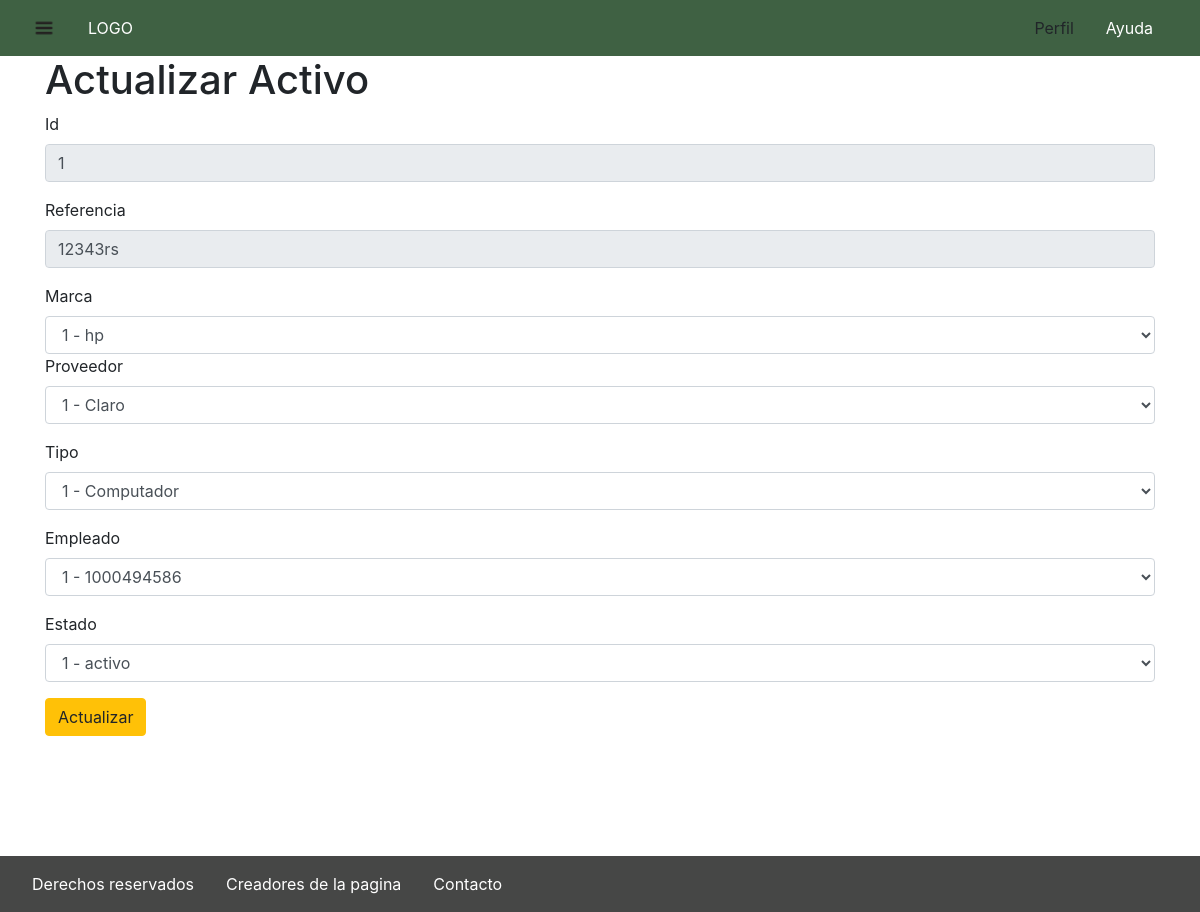
Page /index.php?cl=activos&me=actualizarActivo&Id=1 (signed in) on the committed database.
### tables this page shows
CREATE TABLE `activo` (
  `id_activo` int(11) NOT NULL,
  `referencia_activo` varchar(20) DEFAULT NULL,
  `id_marca` int(11) DEFAULT NULL,
  `id_proveedor` int(11) DEFAULT NULL,
  `id_tipo_activo` int(11) DEFAULT NULL,
  `id_empleado` int(11) DEFAULT NULL,
  `id_estado` int(11) DEFAULT NULL,
  `cantidad` int(11) DEFAULT 0
);

### lib/templates.php (called while the page is built)
<?php
include 'templates/header.php';
include 'templates/aside.php';
include 'templates/'.$this->view.'.php';
include 'templates/footer.php';
?>

### controller/activos.php (called while the page is built, shortened)
<?php
class activos extends Controller{
    function __construct()
    {
        $this->factoryModel=new factoryModel();
    }
    function actualizarActivo(){
        $this->title="Actualizar Activo";
        if ($_GET['Id']){
            $filtros=['id_activo'=>$_GET['Id']];
            $this->model->index_($filtros);
            $activo=$this->model->data;
            $this->model->select_($filtros);
            $activo_select=$this->model->data;
            $marca=$this->factoryModel->validateModel("marca");
            $marca->select_("");
            $proveedor=$this->factoryModel->validateModel("proveedor");
            $proveedor->select_("");
            $tipo_activo=$this->factoryModel->validateModel("tipo_activo");
            $tipo_activo->select_("");
            $empleado=$this->factoryModel->validateModel("empleado");
            $empleado->select_("");
            $estado=$this->factoryModel->validateModel("estado");
            $estado->select_("");
            $opciones=array(
                'marca'=>$marca->data,
                'proveedor'=>$proveedor->data,
                'tipo_activo'=>$tipo_activo->data,
                'empleado'=>$empleado->data,
                'estado'=>$estado->data
            );
            $datos=array(
                'datos'=>$activo,
                'datos_select'=>$activo_select,
                'opciones'=>$opciones
            );
        }
        include 'lib/templates.php';
    }
}
?>

### lib/controller.php (called while the page is built, shortened)
<?php
class Controller {
    public function __construct($model)
    {
        $this->model=new $model;
    }
}
?>

### lib/conn.php (called while the page is built, shortened)
<?php
class conn extends constantes{
    protected $dbo;
    function __construct()
    {
        try {
            $this->dsn = "mysql:host=" . $this->HOST_LOCAL . ";dbname=" . $this->DBNAME;
            $options = array(
                PDO::ATTR_ERRMODE => PDO::ERRMODE_EXCEPTION,
                PDO::ATTR_DEFAULT_FETCH_MODE => PDO::FETCH_ASSOC,
                PDO::ATTR_PERSISTENT=>true
            );
            $this->dbo = new PDO($this->dsn, $this->USER_LOCAL, $this->PASSWORD_LOCAL, $options);
        } catch (PDOException $e) {
            $this->messageError = $e->getMessage();
            ob_start();
            include "templates/error.php";
            $this->vistaError = ob_get_clean();
        }
    }
    public function prepararSentencia($sqlquery, $filtros)
    {
        try {
            $this->stmt = $this->dbo->prepare($sqlquery);
            if ($filtros) {
                foreach ($filtros as $key => $value) {
                    if (!empty($value)) {
                        if (is_numeric($value)) {
                            $this->stmt->bindValue(':' . $key, $value, PDO::PARAM_INT);
                            continue;
                        }
                    }
                }
            }
            $this->stmt->execute();
        } catch (PDOException $e) {
            $this->messageError = $e->getMessage();
            ob_start();
            include "templates/error.php";
            $this->vistaError = ob_get_clean();
        }
    }
}

### lib/model.php (called while the page is built, shortened)
<?php
class model extends conn implements iadministracion{
public function select($query,$filtros){
    $formatear=new formatearConsulta();
        $query.=$formatear->select($filtros);
        $this->prepararSentencia($query,$filtros);
         if($this->stmt){
            $this->data=$this->stmt->fetchAll();
        }
}
}
?>

### model/activos.php (called while the page is built, shortened)
<?php
class activo_m extends model {
    public function select_($filtros){
        $query="SELECT id_activo as 'Id', referencia_activo as 'Referencia',m.nombre_marca as 'Marca',p.nombreContacto_proveedor as 'Contacto de Proveedor',ta.nombre_tipo_activo as 'Tipo',e.documento_empleado as 'Empleado',es.nombre_estado as 'Estado',cantidad as 'Cantidad' FROM activo a";
        $query.=" LEFT JOIN marca m ON m.id_marca=a.id_marca";
        $query.=" LEFT JOIN proveedor p ON p.id_proveedor=a.id_proveedor";
        $query.=" LEFT JOIN tipo_activo ta ON ta.id_tipo_activo=a.id_tipo_activo";
        $query.=" LEFT JOIN empleado e ON e.id_empleado=a.id_empleado";
        $query.=" LEFT JOIN estado es ON es.id_estado=a.id_estado";
        $this->select($query,$filtros);
        }
        public function index_($filtros){
            $query="SELECT * FROM activo a";
        $this->select($query,$filtros);
        }
}
?>

### lib/factoryModel.php (called while the page is built, shortened)
<?php
class factoryModel{
    function validateModel($model):model
    {
        switch ($model) {
            case 'tipo_activo':
                return new tipo_activo_m;
                break;
            case 'proveedor':
                return new proveedor_m;
                break;
            case 'marca':
                return new marca_m;
                break;
            case 'empleado':
                return new empleado_m;
                break;
            case 'estado':
                return new estad_m;
                break;
        }
    }
}
?>

### model/marca.php (called while the page is built, shortened)
<?php
    class marca_m extends model{
        function select_($filtros){
            $query="SELECT id_marca	 as 'Id', codigo_marca as 'Codigo',nombre_marca as 'Nombre' FROM marca ";
            $this->select($query,$filtros);
        }
    }
?>

### model/proveedor.php (called while the page is built, shortened)
<?php
    class proveedor_m extends model{
        function select_($filtros){
            $query="SELECT id_proveedor as 'Id',	codigo_proveedor as 'Codigo',	nombreContacto_proveedor as 'Nombre de Contacto',	correo_proveedor as 'Correo',	telefono_proveedor  as 'Telefono' FROM proveedor ";
            $this->select($query,$filtros);
        }
    }
?>

### model/tipo_activo.php (called while the page is built, shortened)
<?php
class tipo_activo_m extends model{
    function select_($filtros){
        $query="SELECT id_tipo_activo as 'Id',code_tipo_activo as 'Codigo',	nombre_tipo_activo  as 'Nombre' FROM tipo_activo";
        $this->select($query,$filtros);
        }
}
?>

### model/empleado.php (called while the page is built, shortened)
<?php
class empleado_m extends model{
    public function select_($filtros){
        $query=" SELECT  id_empleado as 'Id', documento_empleado as 'Documento',telefono_empleado as 'Telefono',correo_empleado as 'Correo',nombre_departamento as 'Departamento'";
        $query.=" FROM empleado E LEFT JOIN departamento D ON E.id_departamento=D.id_departamento";
        $this->select($query,$filtros);
        }
}
?>

### model/estado.php (called while the page is built, shortened)
<?php
class estad_m extends model {
    public function select_($filtros){
        $query="SELECT id_estado as 'Id', nombre_estado as 'Nombre' from estado";
        $this->select($query,$filtros);
        }
}
?>

### templates/actualizarActivo.php (the view, shortened to what this page needs)
<div class="container">
    <h1><?php echo isset($this->title) ? $this->title : "" ?></h1>
    <form action="?cl=activos&me=confirmarActualizacion" method="POST">
        <div class="form-group">
        <label for="id_activo">Id</label>
        <input class="form-control" type="text" name="id_activo_where"  value=<?=$datos['datos'][0]['id_activo']?> required disabled>
        </div>
        <div class="form-group">
        <label for="referencia_activo">Referencia</label>
        <input class="form-control" type="text" name="referencia_activo_where" value=<?=$datos['datos'][0]['referencia_activo']?> required disabled>
    </div>
        <label for="id_marca">Marca</label>
        <select class="form-control" class="form-control" name="id_marca_set" id="">
        <option value=<?=$datos['datos'][0]['id_marca']?>><?=$datos['datos'][0]['id_marca']?> - <?=$datos['datos_select'][0]['Marca']?></option>
        </select>
    <div class="form-group">
    <label for="id_proveedor">Proveedor</label>
        <select class="form-control" name="id_proveedor_set" id="">
    <option value=<?=$datos['datos'][0]['id_proveedor']?>><?=$datos['datos'][0]['id_proveedor']?> - <?=$datos['datos_select'][0]['Contacto de Proveedor']?></option>
    </select>
    </div>
    <div class="form-group">
    <label for="id_tipo_activo">Tipo</label>
    <select class="form-control" name="id_tipo_activo_set" id="">
        <option value=<?=$datos['datos'][0]['id_tipo_activo']?>><?=$datos['datos'][0]['id_tipo_activo']?> - <?=$datos['datos_select'][0]['Tipo']?></option>
         </select>
    </div>
        <div class="form-group">
        <label for="id_empleado">Empleado</label>
         <select class="form-control" name="id_empleado_set" id="">
        <option value=<?=$datos['datos'][0]['id_empleado']?>><?=$datos['datos'][0]['id_empleado']?> - <?=$datos['datos_select'][0]['Empleado']?></option>
        </select>
        </div>
        <div class="form-group">
        <label for="id_estado">Estado</label>
        <select class="form-control" name="id_estado_set" id="">
        <option value=<?=$datos['datos'][0]['id_estado']?>><?=$datos['datos'][0]['id_estado']?> - <?=$datos['datos_select'][0]['Estado']?></option>
        </select>
        </div>
        <button name="ActualizarActivo" class="btn btn-warning" type="submit">Actualizar</button>
    </form>
</div>
</section>
</div>

### index.php (shortened to what this page needs)
<?php
include_once 'lib/controller.php';
include_once 'lib/conn.php';
include_once 'lib/formatearConsulta.php';
include_once 'lib/model.php';
include_once 'lib/factoryModel.php';
if (isset($_GET)){
    $class=isset($_GET['cl']) && !empty($_GET['cl'])?$_GET['cl']:null;
    $method=isset($_GET['me']) && !empty($_GET['me'])?$_GET['me']:null;
}
else if (isset($_POST)){
    $class=isset($_POST['cl']) && !empty($_POST['cl'])?$_POST['cl']:null;
    $method=isset($_POST['me']) && !empty($_POST['me'])?$_POST['me']:null;
}
    if (!isset($_SESSION['logged'])){
        if (isset($_POST['login']) || isset($_POST['signUp']) ){
            ValidateClasss($class,$method);
        }
        else{
            include_once 'templates/login.php';
        }
    }
    else if(isset($_SESSION['logged']) && $_SESSION['logged']=="logged" )  {
        ValidateClasss($class,$method);
    }
 function ValidateClasss ($class, $method)
{
    if ($class){
        $class_instance= new $class;
        if ($method)
        {
            $class_instance->{$method}();
        }
    }
    else{
        ValidateClasss("activos","visualizarActivos");
    }
}
?>

### templates/header.php (shortened to what this page needs)
<!DOCTYPE html>
<html lang="en">
<head>
    <link rel="stylesheet" href="https://stackpath.bootstrapcdn.com/bootstrap/4.3.1/css/bootstrap.min.css">
    <link rel="stylesheet" href="css/style.css">
</head>
<body>
    <div>
        <nav class="navbar bg-verde">
            <div class=" nav container-fluid">
                <button class="navbar-toggler" type="button" data-toggle="collapse" href="#aside" role="button" aria-expanded="false" aria-controls="collapseExample">
                    <span class="navbar-toggler-icon"><img src="media/Menu_icon_2_icon-icons.com_71856.png" width="100%"></span>
                </button>
                <div class="mr-auto nav "><a class="nav-link " href="?">LOGO</a></div>
                <div class="nav">
                    <div class=" dropdown">
                        <a class="nav-link" id="dropdownMenuButton" data-toggle="dropdown" aria-haspopup="true" aria-expanded="false">
                            Perfil
                        </a>
                    </div>
                    <div><a class="nav-link" href="">Ayuda</a></div>
                </div>
            </div>
        </nav>
    </div>
    <div class="row min-vh-100 flex-nowrap">

### templates/aside.php (shortened to what this page needs)
<section class="col">

### templates/footer.php (shortened to what this page needs)
<footer class="navbar bg-negro" >
    <div class="nav fluid-container justify-content-around">
        <div class="nav-link">Derechos reservados</div>
        <div class="nav-link">Creadores de la pagina</div>
        <div class="nav-link">Contacto</div>
    </div>
</footer>
</body>
</html>

### css/style.css (style rules this page uses)
.bg-verde { background-color: #3F6143; }
.bg-negro { background-color:#464746 ; }
.bg-negro .nav-link,.bg-verde .nav-link { color:white; }

### rows in the picture
activo: id_activo_where "1", referencia_activo_where "12343rs", id_marca_set "1 - hp", id_proveedor_set "1 - Claro", id_tipo_activo_set "1 - Computador", id_empleado_set "1 - 1000494586", id_estado_set "1 - activo"

### other values in the picture
$this->title "Actualizar Activo"
